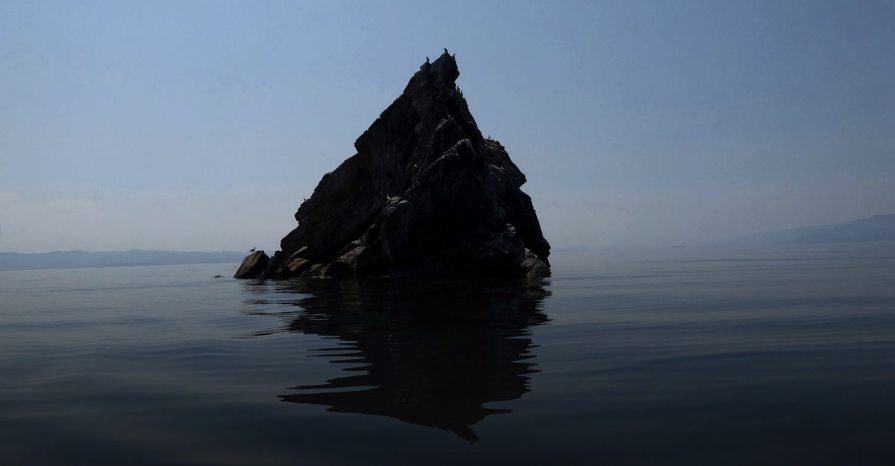
#> input picture hw2/1/6.png, 1790 x 932 px, found by its file name (shown at 1/2 size)
$ python '去雾.py'
#> lines starting #> are read from the running program, lines starting #| are printed output that depends on the picture
import cv2
import numpy as np
import math


def stretchImage(data, s=0.005, bins=2000):
    ht = np.histogram(data, bins)
    d = np.cumsum(ht[0]) / float(data.size)
    lmin = 0
    lmax = bins - 1
    while lmin < bins:
        if d[lmin] >= s:
            break
        lmin += 1
    while lmax >= 0:
        if d[lmax] <= 1 - s:
            break
        lmax -= 1
    return np.clip((data - ht[1][lmin]) / (ht[1][lmax] - ht[1][lmin]), 0, 1)


g_para = {}


def getPara(radius=5):
    global g_para
    m = g_para.get(radius, None)
    if m is not None:
        return m
    size = radius * 2 + 1
    m = np.zeros((size, size))
    for h in range(-radius, radius + 1):
        for w in range(-radius, radius + 1):
            if h == 0 and w == 0:
                continue
            m[radius + h, radius + w] = 1.0 / math.sqrt(h**2 + w**2)
    m /= m.sum()
    g_para[radius] = m
    return m


def zmIce(I, ratio=4, radius=300):
    para = getPara(radius)
    height, width = I.shape
    zh, zw = [0] * radius + [x for x in range(height)
                             ] + [height - 1] * radius, [0] * radius + [
                                 x for x in range(width)
                             ] + [width - 1] * radius
    Z = I[np.ix_(zh, zw)]
    res = np.zeros(I.shape)
    for h in range(radius * 2 + 1):
        for w in range(radius * 2 + 1):
            if para[h][w] == 0:
                continue
            res += (para[h][w] * np.clip(
                (I - Z[h:h + height, w:w + width]) * ratio, -1, 1))
    return res


def zmIceFast(I, ratio, radius):
    height, width = I.shape[:2]
    if min(height, width) <= 2:
        return np.zeros(I.shape) + 0.5
    Rs = cv2.resize(I, ((width + 1) // 2, (height + 1) // 2))
    Rf = zmIceFast(Rs, ratio, radius)
    Rf = cv2.resize(Rf, (width, height))
    Rs = cv2.resize(Rs, (width, height))

    return Rf + zmIce(I, ratio, radius) - zmIce(Rs, ratio, radius)


def zmIceColor(I, ratio=4, radius=3):
#> called with ratio = 4, radius = 3
    res = np.zeros(I.shape)
#> res: shape (932, 1790, 3) float64; every value is 0
    for k in range(3):
        res[:, :, k] = stretchImage(zmIceFast(I[:, :, k], ratio, radius))
#> this loop made 3 passes
#> pass 1, in zmIceFast, `Rs = cv2.resize(I, ((width + 1) // 2, (height + 1) // 2))`:
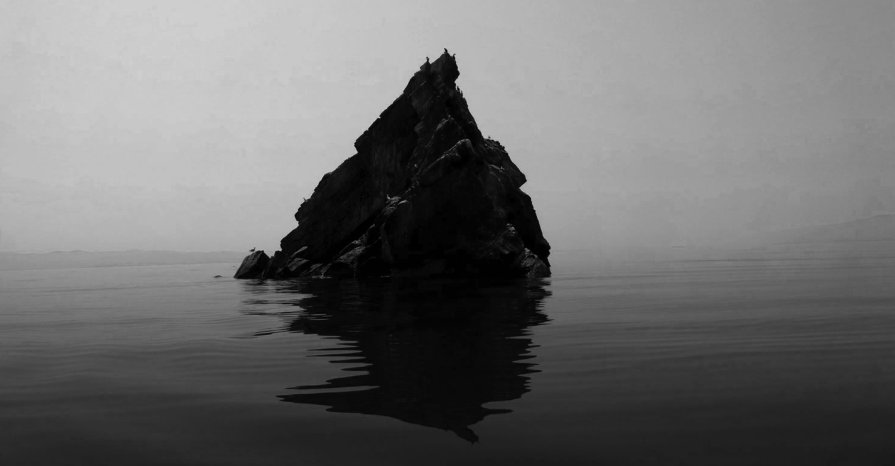
#> Rs: shape (466, 895) float64; min 0, max 0.819, mean 0.428
#> after the loop:
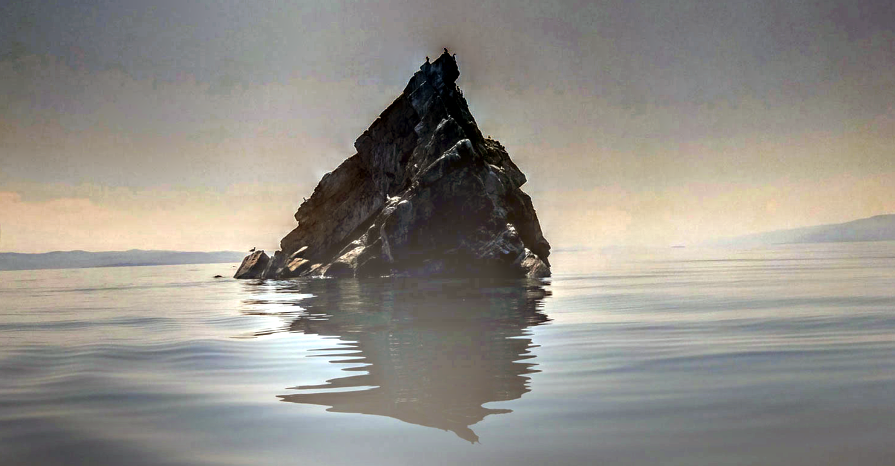
#> res: shape (932, 1790, 3) float64 (shown at 1/2 size); mean B, G, R 0.533, 0.56, 0.575
    return res


if __name__ == '__main__':
    m = zmIceColor(cv2.imread('hw2\\1\\6.png') / 255.0) * 255
    cv2.imwrite('hw2\\2test\\6test.png', m)

$ run again, with hw2/1/15.png copied over hw2/1/6.png
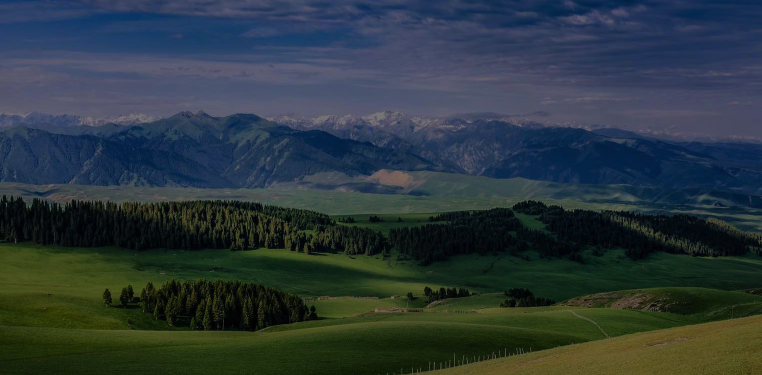
#> input picture hw2/1/15.png, 1524 x 750 px, found by its file name (shown at 1/2 size)
#> the loop in zmIceColor, `for k in range(3):` made 3 passes
#> pass 1, in zmIceFast, `Rs = cv2.resize(I, ((width + 1) // 2, (height + 1) // 2))`:
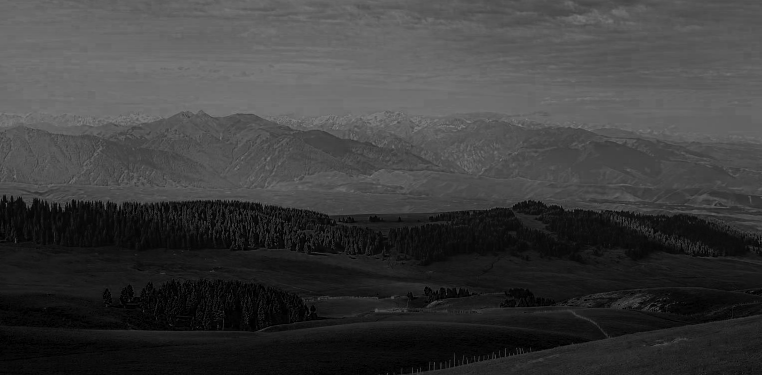
#> Rs: shape (375, 762) float64; min 0, max 0.511, mean 0.238
#> after the loop in zmIceColor, `for k in range(3):`:
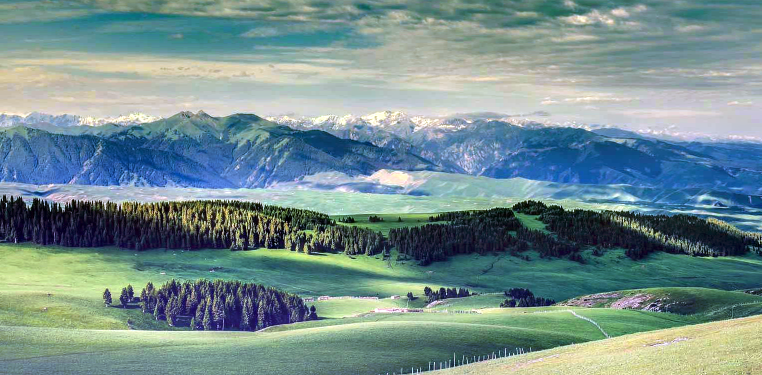
#> res: shape (750, 1524, 3) float64 (shown at 1/2 size); mean B, G, R 0.561, 0.56, 0.458

$ run again, with hw2/1/16.png copied over hw2/1/6.png
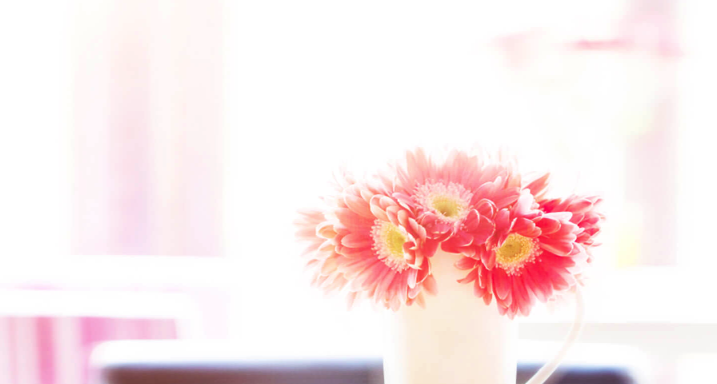
#> input picture hw2/1/16.png, 1433 x 768 px, found by its file name (shown at 1/2 size)
#> the loop in zmIceColor, `for k in range(3):` made 3 passes
#> pass 1, in zmIceFast (call 4), `Rs = cv2.resize(I, ((width + 1) // 2, (height + 1) // 2))`:
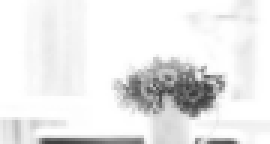
#> Rs: shape (48, 90) float64 (shown 3 times larger); min 0.241, max 1, mean 0.915
#> after the loop in zmIceColor, `for k in range(3):`:
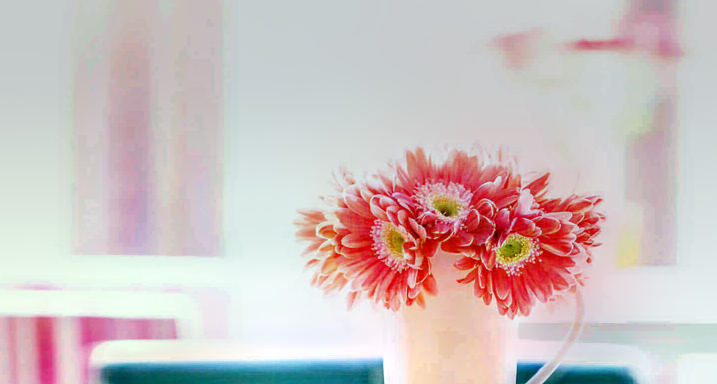
#> res: shape (768, 1433, 3) float64 (shown at 1/2 size); mean B, G, R 0.756, 0.757, 0.81

$ run again, with hw2/1/17.png copied over hw2/1/6.png
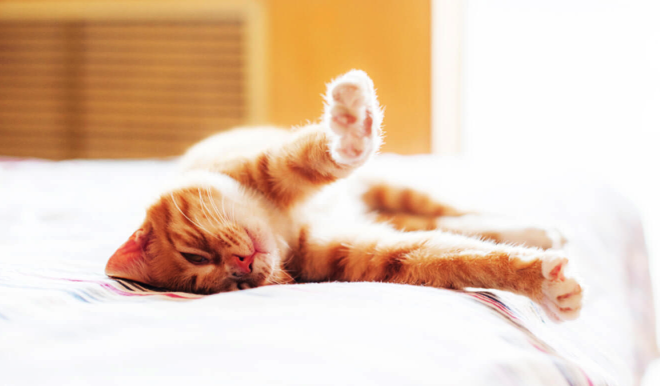
#> input picture hw2/1/17.png, 1319 x 772 px, found by its file name (shown at 1/2 size)
#> the loop in zmIceColor, `for k in range(3):` made 3 passes
#> pass 1, in zmIceFast (call 4), `Rs = cv2.resize(I, ((width + 1) // 2, (height + 1) // 2))`:
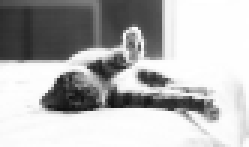
#> Rs: shape (49, 83) float64 (shown 3 times larger); min 0.0637, max 1, mean 0.712
#> after the loop in zmIceColor, `for k in range(3):`:
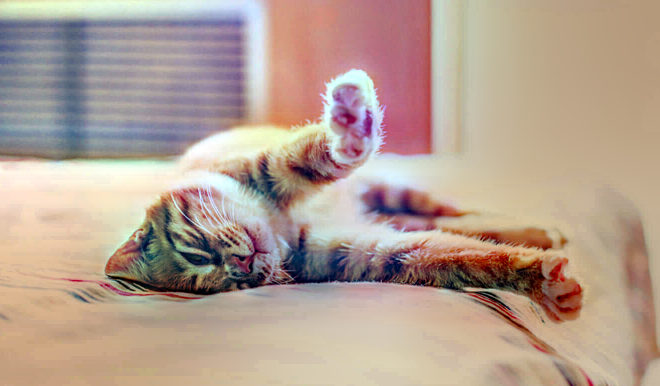
#> res: shape (772, 1319, 3) float64 (shown at 1/2 size); mean B, G, R 0.575, 0.628, 0.709
